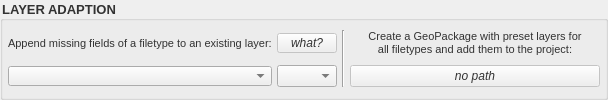
           <widget class="QGroupBox" name="gb_layer_adaption">
            <property name="sizePolicy">
             <sizepolicy hsizetype="Preferred" vsizetype="Preferred">
              <horstretch>0</horstretch>
              <verstretch>0</verstretch>
             </sizepolicy>
            </property>
            <property name="minimumSize">
             <size>
              <width>0</width>
              <height>0</height>
             </size>
            </property>
            <property name="font">
             <font>
              <pointsize>10</pointsize>
              <weight>75</weight>
              <bold>true</bold>
             </font>
            </property>
            <property name="styleSheet">
             <string notr="true">color: rgb(50, 50, 50);</string>
            </property>
            <property name="title">
             <string>LAYER ADAPTION</string>
            </property>
            <layout class="QGridLayout" name="gridLayout_13">
             <property name="leftMargin">
              <number>5</number>
             </property>
             <property name="topMargin">
              <number>5</number>
             </property>
             <property name="rightMargin">
              <number>5</number>
             </property>
             <property name="bottomMargin">
              <number>5</number>
             </property>
             <property name="spacing">
              <number>5</number>
             </property>
             <item row="0" column="0">
              <widget class="QLabel" name="lb_layer_adaption_1">
               <property name="sizePolicy">
                <sizepolicy hsizetype="Preferred" vsizetype="Preferred">
                 <horstretch>0</horstretch>
                 <verstretch>0</verstretch>
                </sizepolicy>
               </property>
               <property name="minimumSize">
                <size>
                 <width>0</width>
                 <height>20</height>
                </size>
               </property>
               <property name="maximumSize">
                <size>
                 <width>16777215</width>
                 <height>20</height>
                </size>
               </property>
               <property name="baseSize">
                <size>
                 <width>0</width>
                 <height>40</height>
                </size>
               </property>
               <property name="font">
                <font>
                 <pointsize>8</pointsize>
                 <weight>50</weight>
                 <bold>false</bold>
                </font>
               </property>
               <property name="text">
                <string>Append missing fields of a filetype to an existing layer:</string>
               </property>
               <property name="alignment">
                <set>Qt::AlignLeading|Qt::AlignLeft|Qt::AlignVCenter</set>
               </property>
              </widget>
             </item>
             <item row="0" column="1">
              <widget class="QPushButton" name="pb_append_layer">
               <property name="enabled">
                <bool>false</bool>
               </property>
               <property name="sizePolicy">
                <sizepolicy hsizetype="Preferred" vsizetype="Preferred">
                 <horstretch>0</horstretch>
                 <verstretch>0</verstretch>
                </sizepolicy>
               </property>
               <property name="minimumSize">
                <size>
                 <width>60</width>
                 <height>20</height>
                </size>
               </property>
               <property name="maximumSize">
                <size>
                 <width>60</width>
                 <height>20</height>
                </size>
               </property>
               <property name="baseSize">
                <size>
                 <width>70</width>
                 <height>0</height>
                </size>
               </property>
               <property name="font">
                <font>
                 <pointsize>9</pointsize>
                 <weight>50</weight>
                 <italic>true</italic>
                 <bold>false</bold>
                </font>
               </property>
               <property name="toolTip">
                <string>Append fields of the filetype to the layer</string>
               </property>
               <property name="styleSheet">
                <string notr="true">QPushButton:pressed { background-color: rgb(0, 50, 200) }
QPushButton:pressed { color: rgb(220, 220, 220) }
QPushButton:unchecked {background-color: rgb(235, 235, 235) }</string>
               </property>
               <property name="text">
                <string>what?</string>
               </property>
               <property name="checkable">
                <bool>false</bool>
               </property>
              </widget>
             </item>
             <item row="0" column="2" rowspan="2">
              <widget class="Line" name="line">
               <property name="sizePolicy">
                <sizepolicy hsizetype="Preferred" vsizetype="Preferred">
                 <horstretch>0</horstretch>
                 <verstretch>0</verstretch>
                </sizepolicy>
               </property>
               <property name="orientation">
                <enum>Qt::Vertical</enum>
               </property>
              </widget>
             </item>
             <item row="0" column="3">
              <widget class="QLabel" name="lb_new_geopackage_1">
               <property name="sizePolicy">
                <sizepolicy hsizetype="Preferred" vsizetype="Preferred">
                 <horstretch>0</horstretch>
                 <verstretch>0</verstretch>
                </sizepolicy>
               </property>
               <property name="minimumSize">
                <size>
                 <width>250</width>
                 <height>0</height>
                </size>
               </property>
               <property name="maximumSize">
                <size>
                 <width>250</width>
                 <height>16777215</height>
                </size>
               </property>
               <property name="baseSize">
                <size>
                 <width>0</width>
                 <height>40</height>
                </size>
               </property>
               <property name="font">
                <font>
                 <pointsize>8</pointsize>
                 <weight>50</weight>
                 <bold>false</bold>
                </font>
               </property>
               <property name="text">
                <string>Create a GeoPackage with preset layers for
all filetypes and add them to the project:</string>
               </property>
               <property name="alignment">
                <set>Qt::AlignCenter</set>
               </property>
              </widget>
             </item>
             <item row="1" column="0">
              <widget class="QgsMapLayerComboBox" name="cb_layer_adaption_selection">
               <property name="sizePolicy">
                <sizepolicy hsizetype="Preferred" vsizetype="Preferred">
                 <horstretch>0</horstretch>
                 <verstretch>0</verstretch>
                </sizepolicy>
               </property>
               <property name="minimumSize">
                <size>
                 <width>200</width>
                 <height>20</height>
                </size>
               </property>
               <property name="maximumSize">
                <size>
                 <width>340</width>
                 <height>20</height>
                </size>
               </property>
               <property name="font">
                <font>
                 <pointsize>9</pointsize>
                 <weight>50</weight>
                 <bold>false</bold>
                </font>
               </property>
               <property name="toolTip">
                <string>Select a layer you want to append fields to</string>
               </property>
               <property name="currentText">
                <string/>
               </property>
               <property name="currentIndex">
                <number>-1</number>
               </property>
               <property name="maxVisibleItems">
                <number>10</number>
               </property>
               <property name="allowEmptyLayer">
                <bool>true</bool>
               </property>
              </widget>
             </item>
             <item row="1" column="1">
              <widget class="QComboBox" name="cb_filetype_combobox">
               <property name="sizePolicy">
                <sizepolicy hsizetype="Preferred" vsizetype="Preferred">
                 <horstretch>0</horstretch>
                 <verstretch>0</verstretch>
                </sizepolicy>
               </property>
               <property name="minimumSize">
                <size>
                 <width>60</width>
                 <height>20</height>
                </size>
               </property>
               <property name="maximumSize">
                <size>
                 <width>60</width>
                 <height>16777215</height>
                </size>
               </property>
               <property name="toolTip">
                <string>Select the filetype for which to append missing fields</string>
               </property>
              </widget>
             </item>
             <item row="1" column="3">
              <widget class="QPushButton" name="pb_create_geopackage">
               <property name="enabled">
                <bool>false</bool>
               </property>
               <property name="sizePolicy">
                <sizepolicy hsizetype="Preferred" vsizetype="Preferred">
                 <horstretch>0</horstretch>
                 <verstretch>0</verstretch>
                </sizepolicy>
               </property>
               <property name="minimumSize">
                <size>
                 <width>250</width>
                 <height>20</height>
                </size>
               </property>
               <property name="maximumSize">
                <size>
                 <width>250</width>
                 <height>22</height>
                </size>
               </property>
               <property name="baseSize">
                <size>
                 <width>70</width>
                 <height>0</height>
                </size>
               </property>
               <property name="font">
                <font>
                 <pointsize>9</pointsize>
                 <weight>50</weight>
                 <italic>true</italic>
                 <bold>false</bold>
                </font>
               </property>
               <property name="toolTip">
                <string>Create Geopackage in target directory and add it to the current QGIS project</string>
               </property>
               <property name="styleSheet">
                <string notr="true">QPushButton:pressed { background-color: rgb(0, 50, 200) }
QPushButton:pressed { color: rgb(220, 220, 220) }
QPushButton:unchecked {background-color: rgb(235, 235, 235) }</string>
               </property>
               <property name="text">
                <string>no path</string>
               </property>
               <property name="checkable">
                <bool>false</bool>
               </property>
              </widget>
             </item>
            </layout>
           </widget>
